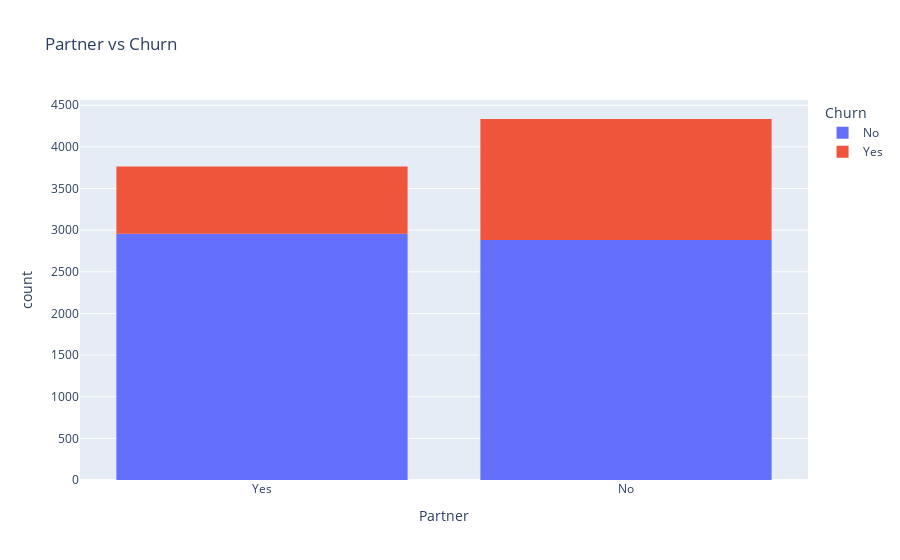

The code cell stored with this chart in its notebook:
### Markdown cell above
#### Observation: SeniorCitizens tend to Churn More

### Code cell
px.histogram(raw_df, x='Partner' ,title='Partner vs Churn', color='Churn')

### Figure 1 — Plotly figure (JSON) as saved in the notebook; plotly's stock layout.template omitted (floating-point values rounded to 4 significant figures; data arrays with more than 128 entries replaced by an {"elided": "..."} marker saying what was removed)
{"data": [{"bingroup": "x", "hovertemplate": "Churn=No<br>Partner=%{x}<br>count=%{y}<extra></extra>", "legendgroup": "No", "marker": {"color": "#636efa", "pattern": {"shape": ""}}, "name": "No", "orientation": "v", "showlegend": true, "type": "histogram", "x": {"elided": "5838 str values"}, "xaxis": "x", "yaxis": "y"}, {"bingroup": "x", "hovertemplate": "Churn=Yes<br>Partner=%{x}<br>count=%{y}<extra></extra>", "legendgroup": "Yes", "marker": {"color": "#EF553B", "pattern": {"shape": ""}}, "name": "Yes", "orientation": "v", "showlegend": true, "type": "histogram", "x": {"elided": "2261 str values"}, "xaxis": "x", "yaxis": "y"}], "layout": {"barmode": "relative", "legend": {"title": {"text": "Churn"}, "tracegroupgap": 0}, "title": {"text": "Partner vs Churn"}, "xaxis": {"anchor": "y", "domain": [0, 1], "title": {"text": "Partner"}}, "yaxis": {"anchor": "x", "domain": [0, 1], "title": {"text": "count"}}}}
